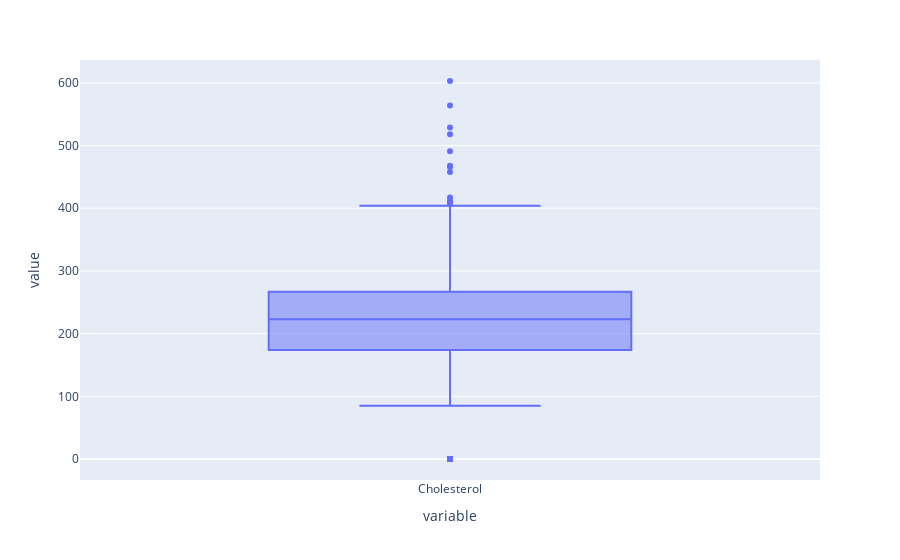

Here is the notebook cell this chart was saved with:
### Code cell
fig1 = px.box(df.Cholesterol)
fig1.show()

### Figure 1 — Plotly figure (JSON) as saved in the notebook; plotly's stock layout.template omitted (floating-point values rounded to 4 significant figures; data arrays with more than 128 entries replaced by an {"elided": "..."} marker saying what was removed)
{"data": [{"alignmentgroup": "True", "hovertemplate": "variable=%{x}<br>value=%{y}<extra></extra>", "legendgroup": "", "marker": {"color": "#636efa"}, "name": "", "notched": false, "offsetgroup": "", "orientation": "v", "showlegend": false, "type": "box", "x": {"elided": "917 str values"}, "x0": " ", "xaxis": "x", "y": {"elided": "917 int values"}, "y0": " ", "yaxis": "y"}], "layout": {"autosize": true, "boxmode": "group", "legend": {"tracegroupgap": 0}, "margin": {"t": 60}, "xaxis": {"anchor": "y", "autorange": true, "domain": [0, 1], "range": [-0.5, 0.5], "title": {"text": "variable"}, "type": "category"}, "yaxis": {"anchor": "x", "autorange": true, "domain": [0, 1], "range": [-33.5, 636.5], "title": {"text": "value"}, "type": "linear"}}}
